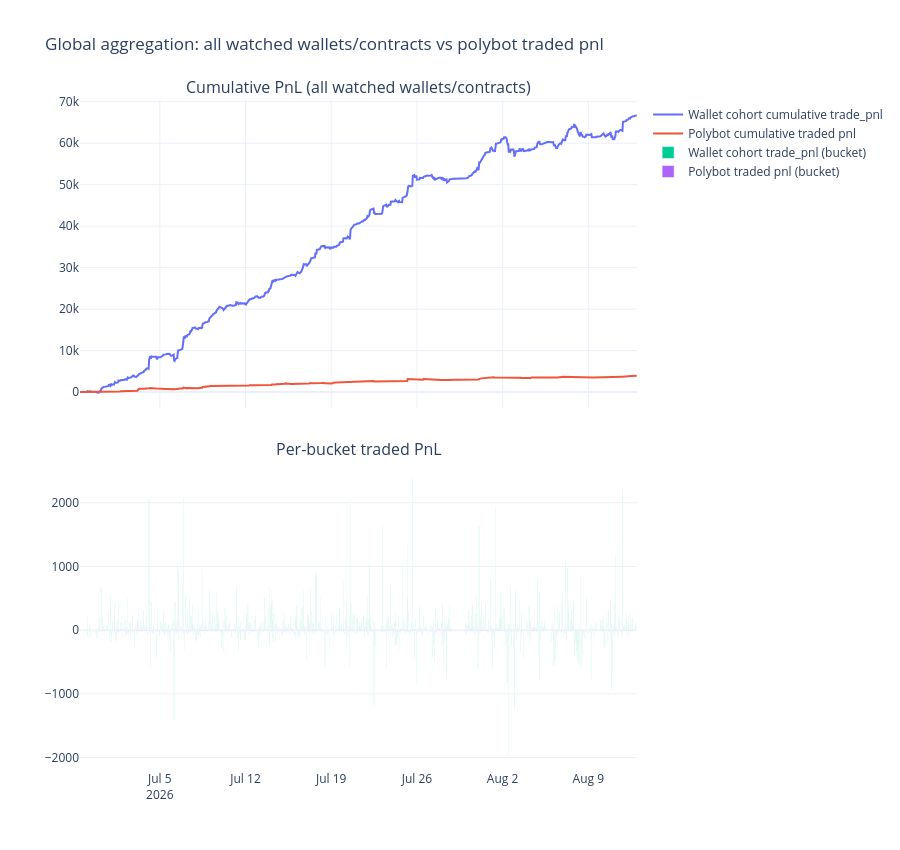

Write notebook code for a chart like this one.
### Code cell
fig_global = make_subplots(
    rows=2, cols=1, shared_xaxes=True, vertical_spacing=0.08,
    subplot_titles=('Cumulative PnL (all watched wallets/contracts)', 'Per-bucket traded PnL')
)

fig_global.add_trace(
    go.Scatter(x=agg.index, y=agg['wallet_cum_trade_pnl'], mode='lines', name='Wallet cohort cumulative trade_pnl'),
    row=1, col=1
)
fig_global.add_trace(
    go.Scatter(x=agg.index, y=agg['polybot_cum_trade_pnl'], mode='lines', name='Polybot cumulative traded pnl'),
    row=1, col=1
)

fig_global.add_trace(
    go.Bar(x=agg.index, y=agg['wallet_trade_pnl'], name='Wallet cohort trade_pnl (bucket)'),
    row=2, col=1
)
fig_global.add_trace(
    go.Bar(x=agg.index, y=agg['polybot_trade_pnl'], name='Polybot traded pnl (bucket)'),
    row=2, col=1
)

fig_global.update_layout(
    height=850, template='plotly_white',
    title='Global aggregation: all watched wallets/contracts vs polybot traded pnl',
    barmode='group',
)
fig_global.show()

### Figure 1 — Plotly figure (JSON) as saved in the notebook; plotly's stock layout.template omitted (floating-point values rounded to 4 significant figures; data arrays with more than 128 entries replaced by an {"elided": "..."} marker saying what was removed)
{"data": [{"mode": "lines", "name": "Wallet cohort cumulative trade_pnl", "type": "scatter", "x": {"elided": "1092 str values"}, "xaxis": "x", "y": {"elided": "1092 float values"}, "yaxis": "y"}, {"mode": "lines", "name": "Polybot cumulative traded pnl", "type": "scatter", "x": {"elided": "1092 str values"}, "xaxis": "x", "y": {"elided": "1092 float values"}, "yaxis": "y"}, {"name": "Wallet cohort trade_pnl (bucket)", "type": "bar", "x": {"elided": "1092 str values"}, "xaxis": "x2", "y": {"elided": "1092 float values"}, "yaxis": "y2"}, {"name": "Polybot traded pnl (bucket)", "type": "bar", "x": {"elided": "1092 str values"}, "xaxis": "x2", "y": {"elided": "1092 float values"}, "yaxis": "y2"}], "layout": {"annotations": [{"font": {"size": 16}, "showarrow": false, "text": "Cumulative PnL (all watched wallets/contracts)", "x": 0.5, "xanchor": "center", "xref": "paper", "y": 1, "yanchor": "bottom", "yref": "paper"}, {"font": {"size": 16}, "showarrow": false, "text": "Per-bucket traded PnL", "x": 0.5, "xanchor": "center", "xref": "paper", "y": 0.46, "yanchor": "bottom", "yref": "paper"}], "barmode": "group", "height": 850, "title": {"text": "Global aggregation: all watched wallets/contracts vs polybot traded pnl"}, "xaxis": {"anchor": "y", "domain": [0, 1], "matches": "x2", "showticklabels": false}, "xaxis2": {"anchor": "y2", "domain": [0, 1]}, "yaxis": {"anchor": "x", "domain": [0.54, 1]}, "yaxis2": {"anchor": "x2", "domain": [0, 0.46]}}}
